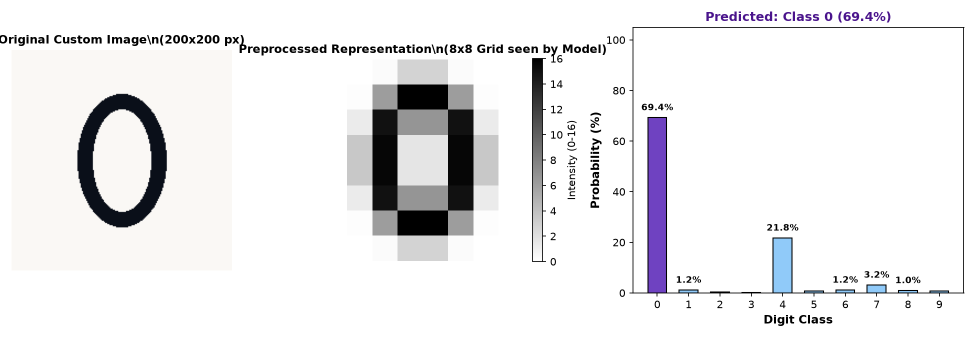
#> input picture images/custom_prediction_sample_digit_0.png, 1950 x 675 px (shown at 1/2 size)
$ python predict_single_image.py ../images/custom_prediction_sample_digit_0.png
#> lines starting #> are read from the running program, lines starting #| are printed output that depends on the picture; after the words box and inside, x2 and y2 are one past the last pixel; in counts of white or black regions, pixels touching at a corner belong together
"""
Single Custom Handwritten Digit Predictor
=========================================
Predicts an arbitrary handwritten digit from an image file (PNG, JPG, etc.).
Preprocesses the image (polarity inversion, centering, smoothing, and 8x8 resizing),
runs inference using the trained Support Vector Machine model,
and saves a 3-panel diagnostic visualization.

Usage:
    python scripts/predict_single_image.py data/custom_trials/samples/sample_digit_3.png
"""

import os
import sys
import argparse
import warnings

# Ensure UTF-8 output encoding on Windows console
if sys.platform.startswith('win'):
    try:
        sys.stdout.reconfigure(encoding='utf-8')
        sys.stderr.reconfigure(encoding='utf-8')
    except Exception:
        pass

warnings.filterwarnings('ignore')

import joblib
import numpy as np
import matplotlib.pyplot as plt
from PIL import Image, ImageFilter

SCRIPT_DIR = os.path.dirname(os.path.abspath(__file__))
REPO_ROOT = os.path.abspath(os.path.join(SCRIPT_DIR, ".."))


def preprocess_image(image_path):
    """
    Preprocesses an arbitrary handwritten image into an 8x8 matrix
    compatible with the scikit-learn digits format:
    1. Grayscale conversion
    2. Polarity detection & inversion (0=background, 16=stroke)
    3. Bounding box cropping & aspect-ratio-preserving centering
    4. Anti-aliased downsampling to 8x8 pixels
    5. Normalization to [0, 16] range
    """
    if not os.path.exists(image_path):
        raise FileNotFoundError(f"Image not found at: {image_path}")

    orig_img = Image.open(image_path).convert('RGB')
    gray_img = orig_img.convert('L')

    arr = np.array(gray_img, dtype=np.float32)

    # 1. Detect background polarity: if borders are bright, invert so background is dark
    border_pixels = np.concatenate([
        arr[0, :], arr[-1, :], arr[:, 0], arr[:, -1]
    ])
#> border_pixels = 5250 values, max 255 at index 0, min 0 at index 3972, mean 254.3
    if np.median(border_pixels) > 127:
        arr = 255.0 - arr
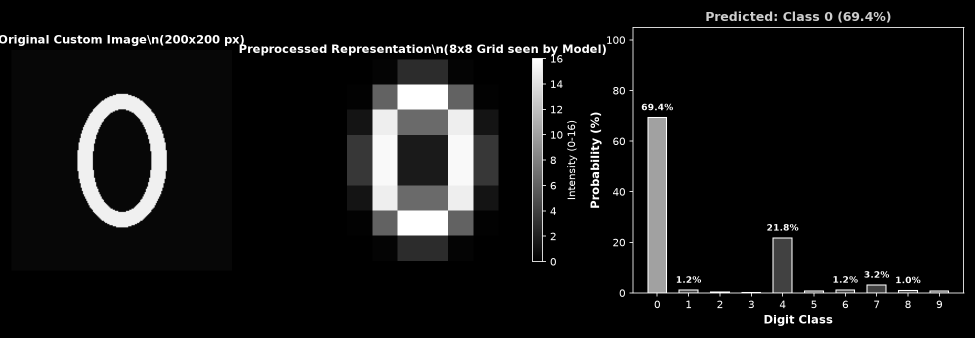
#> arr: shape (675, 1950) float32 (shown at 1/2 size); min 0, max 255, mean 20.4

    # 2. Subtract background noise baseline
    p_low = np.percentile(arr, 10)
#> p_low = 0
    arr = np.clip(arr - p_low, 0, 255)

    # 3. Find bounding box of the digit stroke
    stroke_mask = arr > (arr.max() * 0.25)
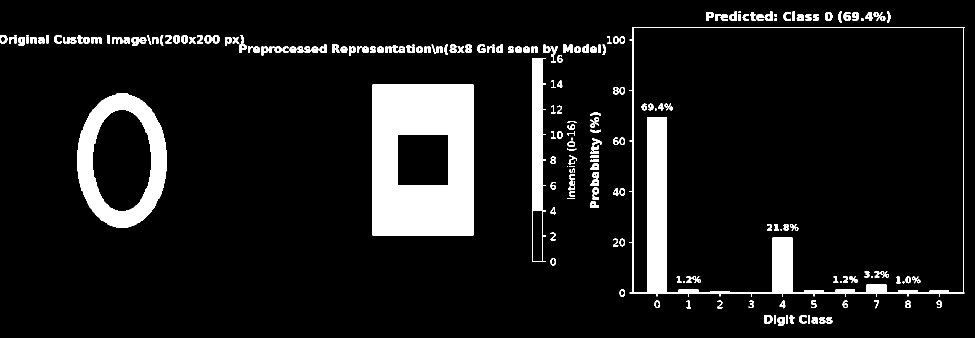
#> stroke_mask: shape (675, 1950) bool (shown at 1/2 size); 9.4% white; 222 white regions (17 under 20 px), largest, box (x1, y1, x2, y2) and area: (745, 169, 947, 471) 50803, (1259, 54, 1929, 593) 24802, (155, 187, 334, 455) 19069
    if not stroke_mask.any():
        raise ValueError("Image appears to be empty or uniform (no digit strokes detected).")

    rows = np.any(stroke_mask, axis=1)
    cols = np.any(stroke_mask, axis=0)
    rmin, rmax = np.where(rows)[0][[0, -1]]
#> rmin = 23; rmax = 651
    cmin, cmax = np.where(cols)[0][[0, -1]]
#> cmin = 0; cmax = 1928

    digit_crop = arr[rmin:rmax+1, cmin:cmax+1]
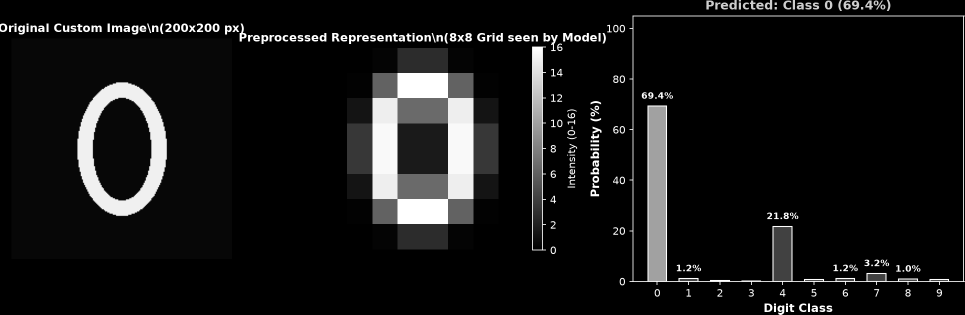
#> digit_crop: shape (629, 1929) float32 (shown at 1/2 size); min 0, max 255, mean 22.2

    # 4. Center inside a square canvas with 18% margin
    h, w = digit_crop.shape
#> h = 629; w = 1929
    size = max(h, w)
#> size = 1929
    pad = int(size * 0.18)
#> pad = 347
    total_size = size + 2 * pad
#> total_size = 2623

    square_canvas = np.zeros((total_size, total_size), dtype=np.float32)
    y_offset = pad + (size - h) // 2
#> y_offset = 997
    x_offset = pad + (size - w) // 2
#> x_offset = 347
    square_canvas[y_offset:y_offset+h, x_offset:x_offset+w] = digit_crop
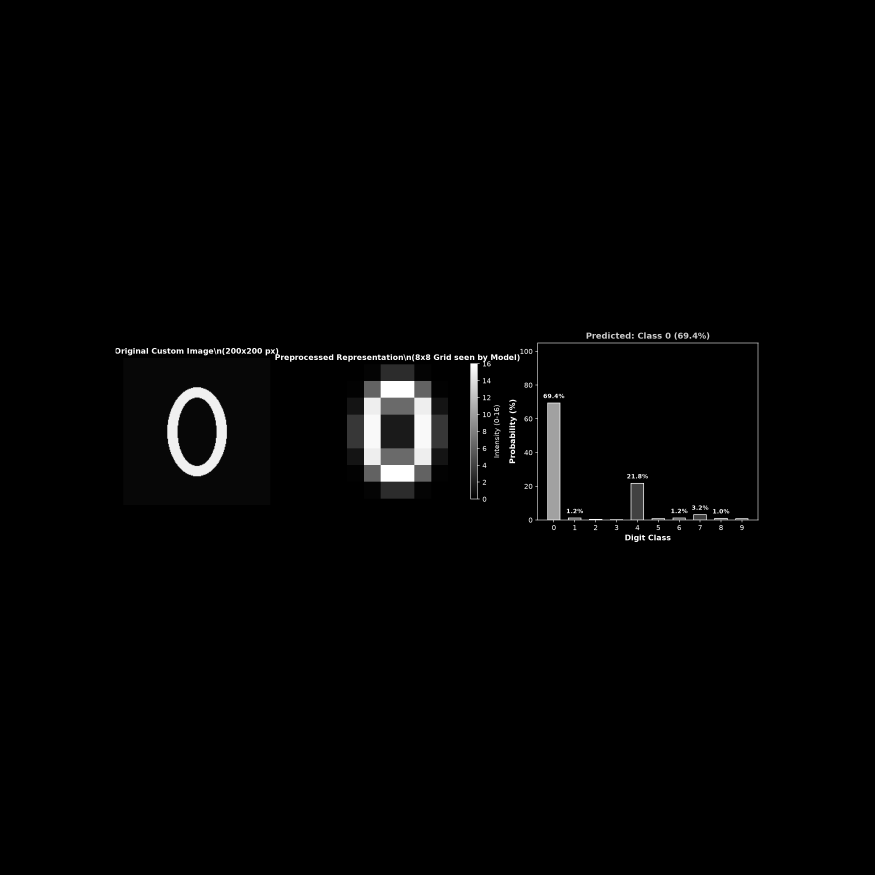
#> square_canvas: shape (2623, 2623) float32 (shown at 1/3 size); min 0, max 255, mean 3.9

    # 5. Smooth slightly before downsampling to prevent aliasing
    pil_square = Image.fromarray(square_canvas.astype(np.uint8))
    pil_square = pil_square.filter(ImageFilter.GaussianBlur(radius=max(1, total_size // 40)))
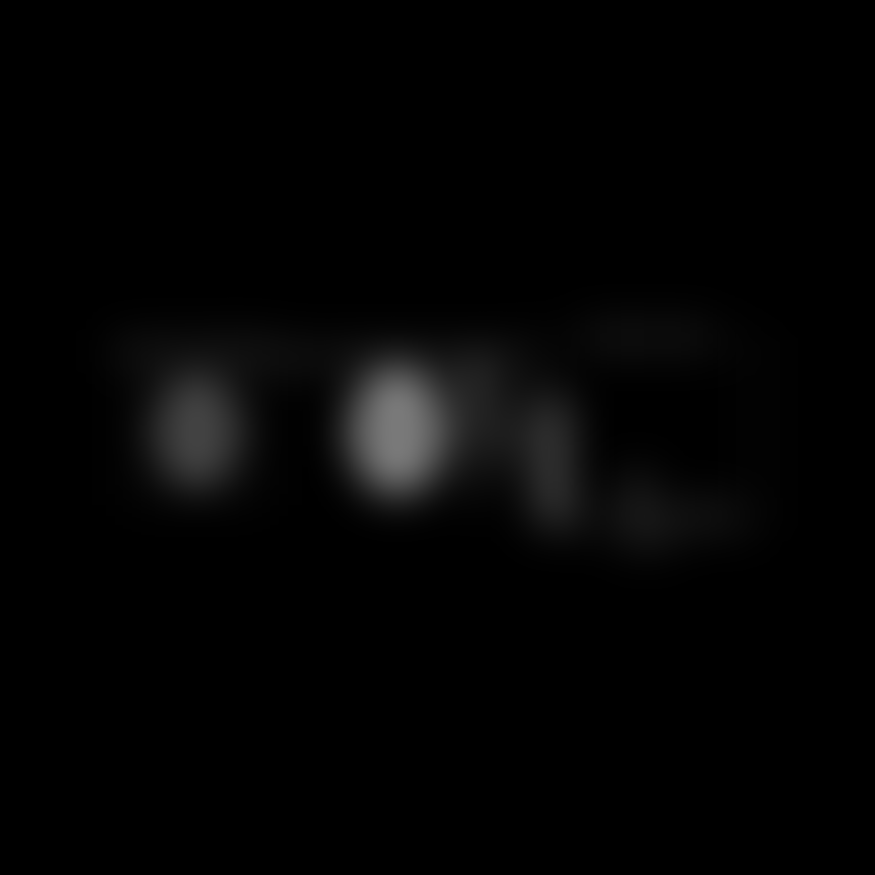
#> pil_square: PIL image 2623x2623 L (shown at 1/3 size); min 0, max 121, mean 3.9

    # 6. Resize to 8x8 using Bilinear interpolation
    resized_8x8 = pil_square.resize((8, 8), Image.Resampling.BILINEAR)
    arr_8x8 = np.array(resized_8x8, dtype=np.float32)

    # 7. Scale intensities to [0, 16]
    if arr_8x8.max() > 0:
        arr_8x8 = (arr_8x8 / arr_8x8.max()) * 16.0

    return orig_img, arr_8x8


def predict_digit(
    image_path,
    model_path=os.path.join(REPO_ROOT, "models", "best_digits_svm_model.joblib"),
    scaler_path=os.path.join(REPO_ROOT, "models", "minmax_scaler.joblib"),
    output_dir=os.path.join(REPO_ROOT, "results", "custom_trials", "samples")
):
    """Loads model, runs prediction, and plots diagnostic visualization."""
    orig_img, arr_8x8 = preprocess_image(image_path)

#> (the run stopped early here; a loop or call above may not have finished)
